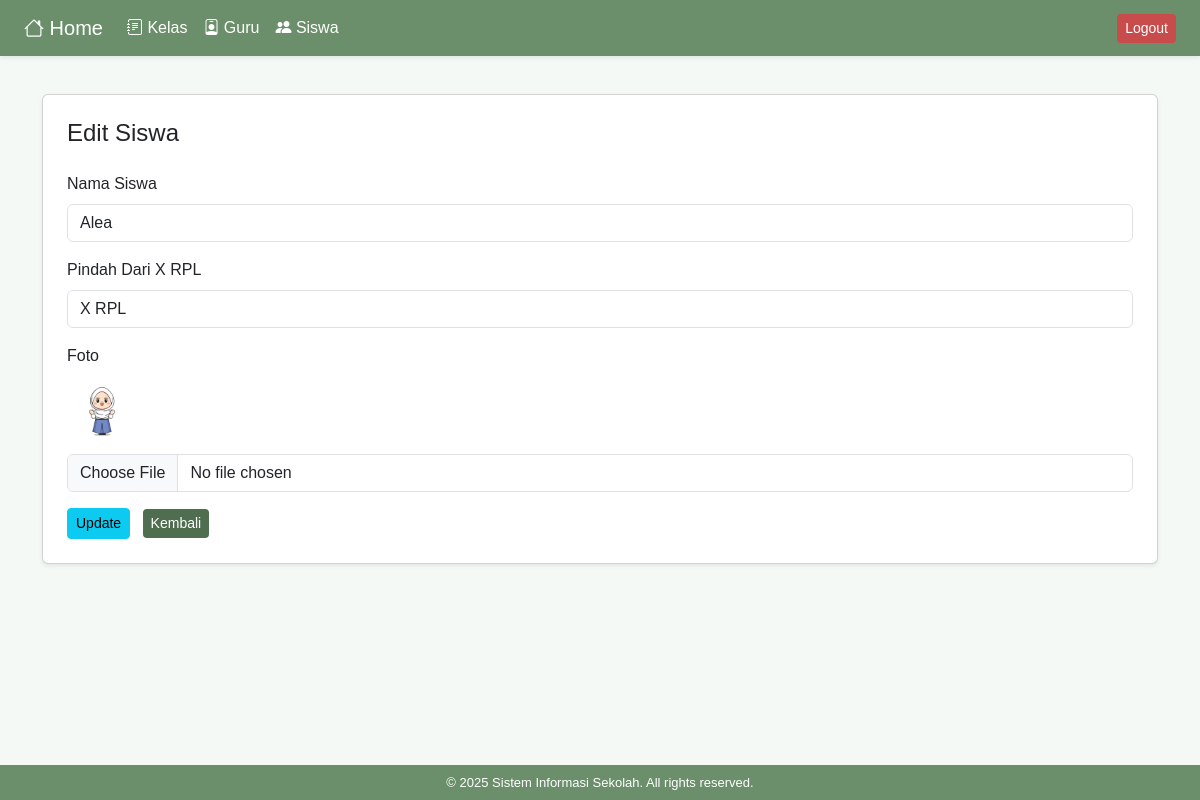
Page /siswa/edit.php?id=1&id_kelas=1 (signed in) on the committed database.
### tables this page shows
CREATE TABLE `siswa` (
  `id_siswa` int(11) NOT NULL,
  `nama_siswa` varchar(100) DEFAULT NULL,
  `gambar` varchar(255) NOT NULL,
  `id_kelas` int(11) DEFAULT NULL,
  `id_guru` int(11) DEFAULT NULL
);

CREATE TABLE `kelas` (
  `id_kelas` int(11) NOT NULL,
  `tingkat_kelas` varchar(11) DEFAULT NULL
);

### siswa/edit.php (the view, shortened to what this page needs)
<?php include '../koneksi.php'; ?>
<?php include '../header.php'; ?>
<?php
$id = $_GET['id'];
$id_kelas = $_GET['id_kelas'];
$kelas = mysqli_fetch_assoc(mysqli_query($conn, "SELECT * FROM kelas WHERE id_kelas = $id_kelas"));
$data = mysqli_fetch_assoc(mysqli_query($conn, "SELECT * FROM siswa WHERE id_siswa = $id"));
?>
<div class="container mt-4">
  <div class="card shadow-sm p-4 bg-white rounded">
    <h4 class="mb-4">Edit Siswa</h4>
    <form action="" method="post" enctype="multipart/form-data">
      <div class="mb-3">
        <label class="form-label">Nama Siswa</label>
        <input type="text" name="nama_siswa" class="form-control" value="<?= htmlspecialchars($data['nama_siswa']); ?>" required>
      </div>
      <div class="mb-3">
        <label class="form-label">Pindah Dari <?= $kelas['tingkat_kelas']; ?></label>
        <select name="id_kelas_baru" class="form-control" required>
          <?php
          $kelas = mysqli_query($conn, "SELECT * FROM kelas");
          while ($k = mysqli_fetch_assoc($kelas)) {
            $selected = ($k['id_kelas'] == $data['id_kelas']) ? "selected" : "";
            echo "<option value='{$k['id_kelas']}' $selected>{$k['tingkat_kelas']}</option>";
          }
          ?>
        </select>
      </div>
      <div class="mb-3">
        <label class="form-label">Foto</label><br>
        <?php if ($data['gambar']) : ?>
          <img src="../img/<?= $data['gambar']; ?>" alt="Foto" height="70" class="mb-2"><br>
        <?php endif; ?>
        <input type="file" name="gambar" class="form-control">
      </div>
      <button name="update" class="btn btn-sm btn-info me-2">Update</button>
      <a href="tampil.php?id_kelas=<?= $id_kelas ?>" class="btn btn-sm btn-secondary">Kembali</a>
    </form>
  </div>
</div>
<?php include '../footer.php'; ?>

### header.php (style rules this page uses)
body { background: #F5F9F6; font-family: sans-serif; padding-top: 70px; }
.btn-secondary { background: #4F6D4F; color: #fff; border: none; }

### rows in the picture
siswa: nama_siswa "Alea", gambar (picture)
kelas: tingkat_kelas "X RPL"

### other values in the picture
form field id_kelas_baru "X RPL"
